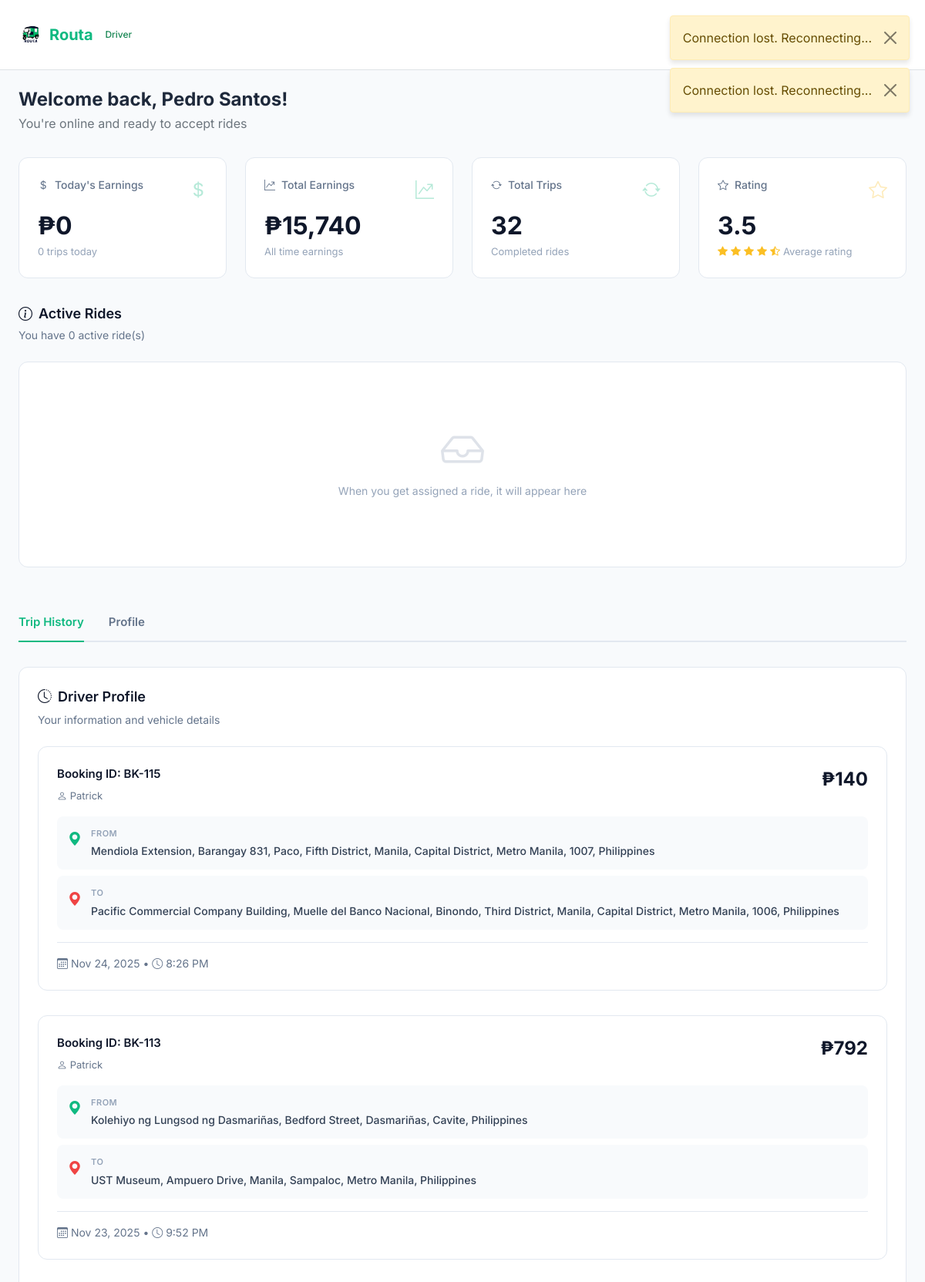
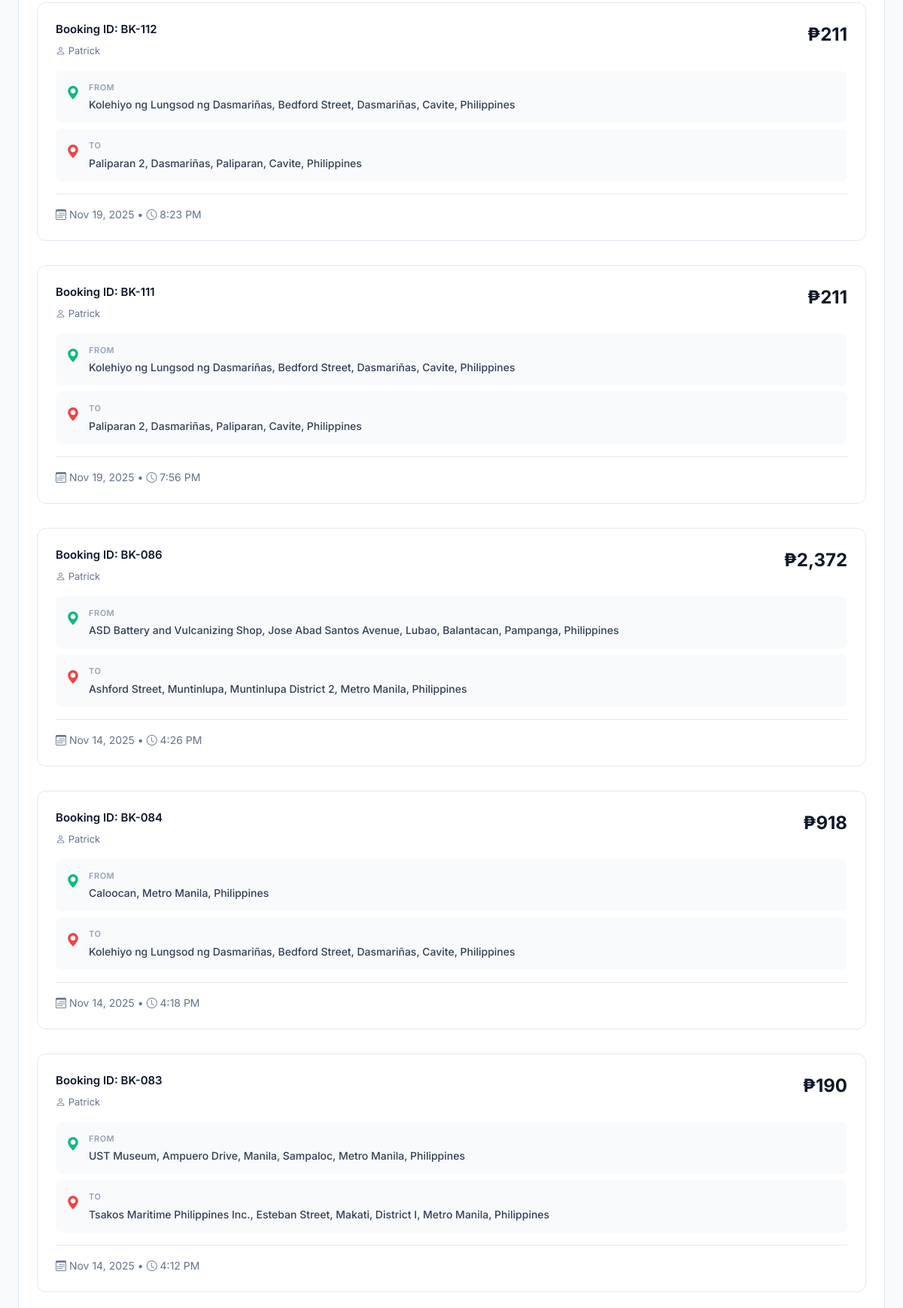
/driver_dashboard.php (signed in, upper part), run on the app's committed database (2 pictures, top to bottom).
### tables this page shows
CREATE TABLE `tricycle_drivers` (
  `id` int(11) NOT NULL,
  `name` varchar(100) NOT NULL,
  `email` varchar(100) NOT NULL,
  `password` varchar(255) NOT NULL,
  `phone` varchar(25) DEFAULT NULL,
  `plate_number` varchar(50) NOT NULL,
  `tricycle_number` varchar(20) DEFAULT NULL,
  `tricycle_model` varchar(100) DEFAULT NULL,
  `license_number` varchar(100) DEFAULT NULL,
  `is_verified` tinyint(1) DEFAULT 0,
  `rating` decimal(3,2) DEFAULT 5.00,
  `average_rating` decimal(3,2) DEFAULT 5.00,
  `total_ratings` int(11) DEFAULT 0,
  `current_lat` decimal(10,7) DEFAULT NULL,
  `current_lng` decimal(10,7) DEFAULT NULL,
  `last_location_update` timestamp NULL DEFAULT NULL,
  `status` enum('available','on_trip','offline','archived') DEFAULT 'offline',
  `total_trips_completed` int(11) DEFAULT 0,
  `total_earnings` decimal(10,2) DEFAULT 0.00,
  `acceptance_rate` decimal(5,2) DEFAULT 100.00,
  `cancellation_rate` decimal(5,2) DEFAULT 0.00,
  `created_at` timestamp NOT NULL DEFAULT current_timestamp(),
  `updated_at` timestamp NOT NULL DEFAULT current_timestamp() ON UPDATE current_timestamp(),
  `deleted_at` timestamp NULL DEFAULT NULL,
  `current_latitude` decimal(10,8) DEFAULT NULL,
  `current_longitude` decimal(11,8) DEFAULT NULL,
  `location_updated_at` timestamp NULL DEFAULT NULL,
  `is_online` tinyint(1) DEFAULT 0
);

CREATE TABLE `ride_history` (
  `id` int(11) NOT NULL,
  `user_id` int(11) NOT NULL,
  `driver_id` int(11) DEFAULT NULL,
  `assigned_at` timestamp NULL DEFAULT NULL,
  `accepted_at` timestamp NULL DEFAULT NULL,
  `started_at` timestamp NULL DEFAULT NULL,
  `driver_name` varchar(100) DEFAULT NULL,
  `pickup_location` varchar(255) NOT NULL,
  `destination` varchar(255) NOT NULL,
  `pickup_lat` decimal(10,7) DEFAULT NULL,
  `pickup_lng` decimal(10,7) DEFAULT NULL,
  `dropoff_lat` decimal(10,7) DEFAULT NULL,
  `dropoff_lng` decimal(10,7) DEFAULT NULL,
  `fare` decimal(10,2) NOT NULL,
  `distance` varchar(50) DEFAULT NULL,
  `payment_method` varchar(50) DEFAULT 'cash',
  `estimated_duration` varchar(50) DEFAULT NULL,
  `status` enum('pending','searching','driver_found','confirmed','arrived','in_progress','completed','cancelled','rejected') NOT NULL DEFAULT 'pending',
  `user_rating` int(11) DEFAULT NULL CHECK (`user_rating` between 1 and 5),
  `user_review` text DEFAULT NULL,
  `driver_rating` int(11) DEFAULT NULL CHECK (`driver_rating` between 1 and 5),
  `driver_review` text DEFAULT NULL,
  `driver_arrival_time` timestamp NULL DEFAULT NULL,
  `trip_start_time` timestamp NULL DEFAULT NULL,
  `trip_end_time` timestamp NULL DEFAULT NULL,
  `cancelled_by` enum('user','driver','admin','system') DEFAULT NULL,
  `cancel_reason` text DEFAULT NULL,
  `created_at` timestamp NOT NULL DEFAULT current_timestamp(),
  `completed_at` timestamp NULL DEFAULT NULL,
  `updated_at` timestamp NOT NULL DEFAULT current_timestamp() ON UPDATE current_timestamp()
);

CREATE TABLE `users` (
  `id` int(11) NOT NULL,
  `name` varchar(100) NOT NULL,
  `email` varchar(100) NOT NULL,
  `password` varchar(255) NOT NULL,
  `ws_token` varchar(255) DEFAULT NULL,
  `ws_token_expires` timestamp NULL DEFAULT NULL,
  `current_latitude` decimal(10,8) DEFAULT NULL,
  `current_longitude` decimal(11,8) DEFAULT NULL,
  `location_updated_at` timestamp NULL DEFAULT NULL,
  `phone` varchar(25) DEFAULT NULL,
  `status` varchar(20) DEFAULT NULL,
  `phone_verified` tinyint(1) DEFAULT 0,
  `google_id` varchar(255) DEFAULT NULL,
  `facebook_id` varchar(255) DEFAULT NULL,
  `email_verified` tinyint(1) DEFAULT 0,
  `created_at` timestamp NOT NULL DEFAULT current_timestamp(),
  `deleted_at` timestamp NULL DEFAULT NULL,
  `updated_at` timestamp NOT NULL DEFAULT current_timestamp() ON UPDATE current_timestamp()
);

### driver_dashboard.php (the view, shortened to what this page needs)
<?php
require_once 'php/config.php';
$driver_id = $_SESSION['user_id'];
$driver_data = null;
try {
    $stmt = $pdo->prepare("SELECT * FROM tricycle_drivers WHERE id = ?");
    $stmt->execute([$driver_id]);
    $driver_data = $stmt->fetch(PDO::FETCH_ASSOC);
} catch (PDOException $e) {
    error_log("Database error checking driver: " . $e->getMessage());
}
$driver_name = $driver_data['name'];
$stmt = $pdo->prepare("SELECT * FROM tricycle_drivers WHERE id = ?");
$stmt->execute([$driver_id]);
$driver = $stmt->fetch(PDO::FETCH_ASSOC);
$stmt = $pdo->prepare("SELECT COALESCE(SUM(fare), 0) as today_earnings, COUNT(*) as today_trips
    FROM ride_history
    WHERE driver_id = ?
    AND DATE(created_at) = CURDATE()
    AND status = 'completed'
    AND (cancelled_by IS NULL OR cancelled_by = '')");
$stmt->execute([$driver_id]);
$today_stats = $stmt->fetch(PDO::FETCH_ASSOC);
$stmt = $pdo->prepare("SELECT COALESCE(SUM(fare), 0) as total_earnings, COUNT(*) as total_trips
    FROM ride_history
    WHERE driver_id = ?
    AND status = 'completed'
    AND (cancelled_by IS NULL OR cancelled_by = '')");
$stmt->execute([$driver_id]);
$total_stats = $stmt->fetch(PDO::FETCH_ASSOC);
$stmt = $pdo->prepare("SELECT r.*, u.name as rider_name, u.phone, u.email as rider_email
    FROM ride_history r
    LEFT JOIN users u ON r.user_id = u.id
    WHERE r.driver_id = ? AND r.status = 'driver_found'
    ORDER BY r.created_at DESC");
$stmt->execute([$driver_id]);
$pending_requests = $stmt->fetchAll(PDO::FETCH_ASSOC);
$stmt = $pdo->prepare("SELECT r.*, u.name as rider_name, u.phone
    FROM ride_history r
    LEFT JOIN users u ON r.user_id = u.id
    WHERE r.driver_id = ? AND r.status IN ('confirmed', 'arrived', 'in_progress')
    ORDER BY r.created_at DESC");
$stmt->execute([$driver_id]);
$assigned_rides = $stmt->fetchAll(PDO::FETCH_ASSOC);
$stmt = $pdo->prepare("SELECT r.*, u.name as rider_name, u.phone
    FROM ride_history r
    LEFT JOIN users u ON r.user_id = u.id
    WHERE r.driver_id = ?
    AND r.status = 'completed'
    AND (r.cancelled_by IS NULL OR r.cancelled_by = '')
    ORDER BY r.created_at DESC
    LIMIT 10");
$stmt->execute([$driver_id]);
$completed_trips = $stmt->fetchAll(PDO::FETCH_ASSOC);
?>
<!DOCTYPE html>
<html lang="en">
<head>
    <link href="https://cdn.jsdelivr.net/npm/bootstrap@5.1.3/dist/css/bootstrap.min.css" rel="stylesheet">
    <link rel="stylesheet" href="https://cdn.jsdelivr.net/npm/bootstrap-icons@1.11.1/font/bootstrap-icons.css">
    <link rel="stylesheet" href="assets/css/pages/driver-dashboard.css">
    <link rel="stylesheet" href="https://unpkg.com/leaflet@1.9.4/dist/leaflet.css" />
</head>
<body>
    <nav class="navbar navbar-light bg-white border-bottom">
        <div class="container-fluid px-4 py-3">
            <a class="navbar-brand d-flex align-items-center" href="driver_dashboard.php">
                <img src="assets/images/Logo.png" alt="Routa Logo" height="32" class="me-2">
                <span class="fw-bold fs-5" style="color: #10b981;">Routa</span>
                <span class="badge bg-success-subtle text-success ms-2" style="font-size: 0.75rem; font-weight: 500;">Driver</span>
            </a>
            <div class="d-flex align-items-center gap-3">
                <div class="status-toggle">
                    <span class="status-label <?= $driver['status'] === 'available' ? 'online' : '' ?>">
                    </span>
                </div>
                <a href="php/logout.php" class="btn-logout-custom">
                    <span>Logout</span>
                </a>
            </div>
        </div>
    </nav>
    <div class="container-fluid px-4 py-4" style="max-width: 1400px; margin: 0 auto;">
        <div class="mb-4">
            <h4 class="fw-bold mb-1">Welcome back, <?= htmlspecialchars($driver_name) ?>!</h4>
            <p class="text-muted mb-0">You're <?= $driver['status'] === 'available' ? 'online' : 'offline' ?> and ready to accept rides</p>
        </div>
        <div class="stats-grid">
            <div class="stat-card">
                <div class="stat-card-header">
                    <div class="stat-label">
                        <i class="bi bi-currency-dollar"></i>
                        Today's Earnings
                    </div>
                    <i class="bi bi-currency-dollar stat-icon" style="color: #10b981;"></i>
                </div>
                <div class="stat-value">₱<?= number_format($today_stats['today_earnings'], 0) ?></div>
                <div class="stat-meta"><?= $today_stats['today_trips'] ?> trips today</div>
            </div>
            <div class="stat-card">
                <div class="stat-card-header">
                    <div class="stat-label">
                        <i class="bi bi-graph-up-arrow"></i>
                        Total Earnings
                    </div>
                    <i class="bi bi-graph-up-arrow stat-icon" style="color: #10b981;"></i>
                </div>
                <div class="stat-value">₱<?= number_format($total_stats['total_earnings'], 0) ?></div>
                <div class="stat-meta">All time earnings</div>
            </div>
            <div class="stat-card">
                <div class="stat-card-header">
                    <div class="stat-label">
                        <i class="bi bi-arrow-repeat"></i>
                        Total Trips
                    </div>
                    <i class="bi bi-arrow-repeat stat-icon" style="color: #10b981;"></i>
                </div>
                <div class="stat-value"><?= $total_stats['total_trips'] ?></div>
                <div class="stat-meta">Completed rides</div>
            </div>
            <div class="stat-card">
                <div class="stat-card-header">
                    <div class="stat-label">
                        <i class="bi bi-star"></i>
                        Rating
                    </div>
                    <i class="bi bi-star stat-icon" style="color: #fbbf24;"></i>
                </div>
                <div class="stat-value"><?= number_format($driver['rating'], 1) ?></div>
                <div class="stat-meta stat-rating">
                    <i class="bi bi-star-fill star-filled"></i>
                    <i class="bi bi-star-fill star-filled"></i>
                    <i class="bi bi-star-fill star-filled"></i>
                    <i class="bi bi-star-fill star-filled"></i>
                    <i class="bi bi-star-half star-filled"></i>
                    <span>Average rating</span>
                </div>
            </div>
        </div>
        <div class="assigned-rides-section">
            <div class="section-header">
                <div>
                    <div class="section-title">
                        <i class="bi bi-info-circle"></i>
                        Active Rides
                    </div>
                    <div class="section-subtitle">You have <?= count($assigned_rides) ?> active ride(s)</div>
                </div>
            </div>
            <?php if (empty($assigned_rides) && empty($pending_requests)): ?>
                <div class="ride-card">
                    <div class="empty-state">
                        <i class="bi bi-inbox empty-state-icon"></i>
                        <p class="empty-state-desc">When you get assigned a ride, it will appear here</p>
                    </div>
                </div>
            <?php endif; ?>
        </div>
        <div class="tab-navigation">
            <button class="tab-button active" data-tab="history">Trip History</button>
            <button class="tab-button" data-tab="profile">Profile</button>
        </div>
        <div class="tab-content" data-tab-content="history">
            <div class="trip-history-section">
                <div class="trip-history-header">
                    <div class="trip-history-title">
                        <i class="bi bi-clock-history"></i>
                        Driver Profile
                    </div>
                    <div class="trip-history-desc">Your information and vehicle details</div>
                </div>
                <?php if (empty($completed_trips)): ?>
                    <div class="empty-state">
                        <i class="bi bi-inbox empty-state-icon"></i>
                        <p class="empty-state-title">No completed trips yet</p>
                    </div>
                <?php else: ?>
                    <div style="display: grid; gap: 1rem;">
                        <?php foreach ($completed_trips as $trip): ?>
                        <div class="ride-card">
                            <div class="ride-card-header">
                                <div class="ride-id-section">
                                    <div class="booking-id">Booking ID: BK-<?= str_pad($trip['id'], 3, '0', STR_PAD_LEFT) ?></div>
                                    <div style="font-size: 0.8125rem; color: #64748b;">
                                        <i class="bi bi-person"></i> <?= htmlspecialchars($trip['rider_name']) ?>
                                    </div>
                                </div>
                                <div class="ride-fare">₱<?= number_format($trip['fare'], 0) ?></div>
                            </div>
                            <div class="location-item">
                                <i class="bi bi-geo-alt-fill location-icon from"></i>
                                <div class="location-content">
                                    <div class="location-label">From</div>
                                    <div class="location-value"><?= htmlspecialchars($trip['pickup_location']) ?></div>
                                </div>
                            </div>
                            <div class="location-item">
                                <i class="bi bi-geo-alt-fill location-icon to"></i>
                                <div class="location-content">
                                    <div class="location-label">To</div>
                                    <div class="location-value"><?= htmlspecialchars($trip['destination']) ?></div>
                                </div>
                            </div>
                            <div style="margin-top: 1rem; padding-top: 1rem; border-top: 1px solid #e2e8f0; font-size: 0.875rem; color: #64748b;">
                                <i class="bi bi-calendar3"></i> <?= date('M d, Y', strtotime($trip['created_at'])) ?> •
                                <i class="bi bi-clock"></i> <?= date('g:i A', strtotime($trip['created_at'])) ?>
                            </div>
                        </div>
                        <?php endforeach; ?>
                    </div>
                <?php endif; ?>
            </div>
        </div>
    </div>
</body>
</html>

### data on the page
tricycle_drivers: name "Pedro Santos", rating "3.5"
ride_history: id "115", user.name "Patrick", fare "140", pickup_location "Mendiola Extension, Barangay 831, Paco, Fifth District, Manila, Capital District, Metro Manila, 1007, Philippines", destination "Pacific Commercial Company Building, Muelle del Banco Nacional, Binondo, Third District, Manila, Capital District, Metro Manila, 1006, Philippines", created_at "Nov 24, 2025", created_at "8:26 PM"
ride_history: id "113", user.name "Patrick", fare "792", pickup_location "Kolehiyo ng Lungsod ng Dasmariñas, Bedford Street, Dasmariñas, Cavite, Philippines", destination "UST Museum, Ampuero Drive, Manila, Sampaloc, Metro Manila, Philippines", created_at "Nov 23, 2025", created_at "9:52 PM"
ride_history: id "112", user.name "Patrick", fare "211", pickup_location "Kolehiyo ng Lungsod ng Dasmariñas, Bedford Street, Dasmariñas, Cavite, Philippines", destination "Paliparan 2, Dasmariñas, Paliparan, Cavite, Philippines", created_at "Nov 19, 2025", created_at "8:23 PM"
ride_history: id "111", user.name "Patrick", fare "211", pickup_location "Kolehiyo ng Lungsod ng Dasmariñas, Bedford Street, Dasmariñas, Cavite, Philippines", destination "Paliparan 2, Dasmariñas, Paliparan, Cavite, Philippines", created_at "Nov 19, 2025", created_at "7:56 PM"
ride_history: id "086", user.name "Patrick", fare "2,372", pickup_location "ASD Battery and Vulcanizing Shop, Jose Abad Santos Avenue, Lubao, Balantacan, Pampanga, Philippines", destination "Ashford Street, Muntinlupa, Muntinlupa District 2, Metro Manila, Philippines", created_at "Nov 14, 2025", created_at "4:26 PM"
ride_history: id "084", user.name "Patrick", fare "918", pickup_location "Caloocan, Metro Manila, Philippines", destination "Kolehiyo ng Lungsod ng Dasmariñas, Bedford Street, Dasmariñas, Cavite, Philippines", created_at "Nov 14, 2025", created_at "4:18 PM"
ride_history: id "083", user.name "Patrick", fare "190", pickup_location "UST Museum, Ampuero Drive, Manila, Sampaloc, Metro Manila, Philippines", destination "Tsakos Maritime Philippines Inc., Esteban Street, Makati, District I, Metro Manila, Philippines", created_at "Nov 14, 2025", created_at "4:12 PM"

### other printed values
$today_stats['today_earnings'] "0"
$today_stats['today_trips'] "0"
$total_stats['total_earnings'] "15,740"
$total_stats['total_trips'] "32"
count($assigned_rides) "0"
